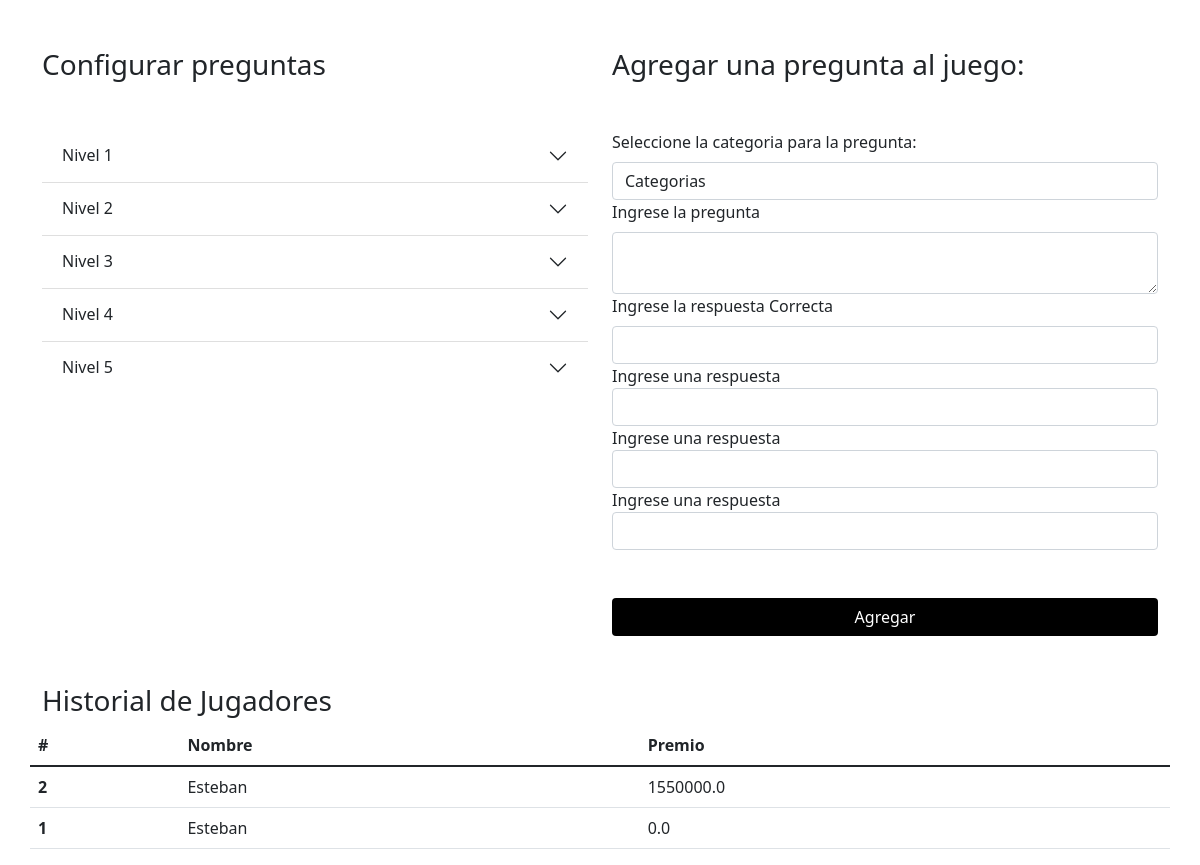
The page /juego/configurar/ (signed in) on the database its author committed.
### juego/models.py (models this page shows)
class Categoria (models.Model):
    nombre_categoria = models.CharField(max_length=50)
    premio = models.FloatField()
    def __str__(self) -> str:
        return self.nombre_categoria

class Jugador (models.Model):
    nombre = models.CharField(max_length=50)
    ganador = models.BooleanField(default=False)
    premio = models.FloatField(default=0)
    class Meta:
        ordering = ['-premio']

### juego/views.py (the view)
# urls.py: path('configurar/', configurar, name='config'),
@login_required(login_url='/admin')
def configurar(request):
    categorias = Categoria.objects.all()
    preguntas = Pregunta.objects.all()
    jugadores = Player.objects.all()
    context = {
        'CATEGORIAS':categorias,
        'PREGUNTAS': preguntas,
        'JUGADORES': jugadores,
        }
    return render(request, 'configuracion.html', context)

### juego/models.py (called while the page is built)
    def __str__(self) -> str:
        return self.pregunta

### juego/templates/configuracion.html (shortened to what this page needs)
<!DOCTYPE html>
<html lang="en">
<head>
    <link href="https://cdn.jsdelivr.net/npm/bootstrap@5.1.3/dist/css/bootstrap.min.css" rel="stylesheet"
>
    <link rel="stylesheet" href="https://cdn.jsdelivr.net/npm/bootstrap-icons@1.6.0/font/bootstrap-icons.css">
</head>
<body>
    <div class="container">
        <div class="row">
            <div class="col-md-6">
                <h3 class="mt-5 mb-5">Configurar preguntas</h3>
                <div class="accordion accordion-flush" id="accordionFlushExample">
                    {% for categoria in CATEGORIAS %}
                        <div class="accordion-item">
                          <h2 class="accordion-header" id="flush-headingOne">
                            <button class="accordion-button collapsed" type="button" data-bs-toggle="collapse" data-bs-target="#flush-collapse{{categoria.id}}" aria-expanded="false" aria-controls="flush-collapse{{categoria.id}}">
                              {{categoria}}
                            </button>
                          </h2>
                        </div>
                    {% endfor %}
                </div>
            </div>
            <div class="col-md-6">
                <h3 class="mt-5 mb-5">Agregar una pregunta al juego:</h3>
                <form action="{% url 'agregar' %}" method="post">{% csrf_token %}
                    <label for="categorias" class="form-label">Seleccione la categoria para la pregunta: </label>
                    <select id="categorias" name="id_categoria" class="form-control" required>
                        <option selected disabled value="">Categorias</option>
                    </select>
                    <label for="pregunta" class="form-label"> Ingrese la pregunta </label>
                    <textarea name="pregunta" id="pregunta" cols="30" rows="2" class="form-control" required></textarea>
                    <label for="respuesta1" class="form-label"> Ingrese la respuesta Correcta</label>
                    <input name="respuesta1" id="respuesta1" class="form-control" required></input>
                    {%for i in '234'|make_list %}
                    <label for="respuesta"> Ingrese una respuesta </label>
                    <input name="respuesta{{i}}" id="respuesta{{i}}" class="form-control" required></input>
                    {% endfor %}
                    <button type="submit" class="btn bg-black text-white mt-5 col-12">Agregar</button>
                </form>
            </div>
        </div>
        <div class="row mt-5">
            <h3>Historial de Jugadores</h3>
            <table class="table">
                <thead>
                  <tr>
                    <th scope="col">#</th>
                    <th scope="col">Nombre</th>
                    <th scope="col">Premio</th>
                  </tr>
                </thead>
                <tbody>
                    {% for jugador in JUGADORES %}
                  <tr>
                    <th scope="row">{{jugador.id}}</th>
                    <td>{{jugador.nombre}}</td>
                    <td>{{jugador.premio}}</td>
                    </tr>
                    {% endfor %}
                </tbody>
              </table>
        </div>
    </div>
</body>
</html>

### rows shown on the page
Categoria: nombre_categoria "Nivel 1"
Categoria: nombre_categoria "Nivel 2"
Categoria: nombre_categoria "Nivel 3"
Categoria: nombre_categoria "Nivel 4"
Categoria: nombre_categoria "Nivel 5"
Jugador: id "2", nombre "Esteban", premio "1550000.0"
Jugador: id "1", nombre "Esteban", premio "0.0"
